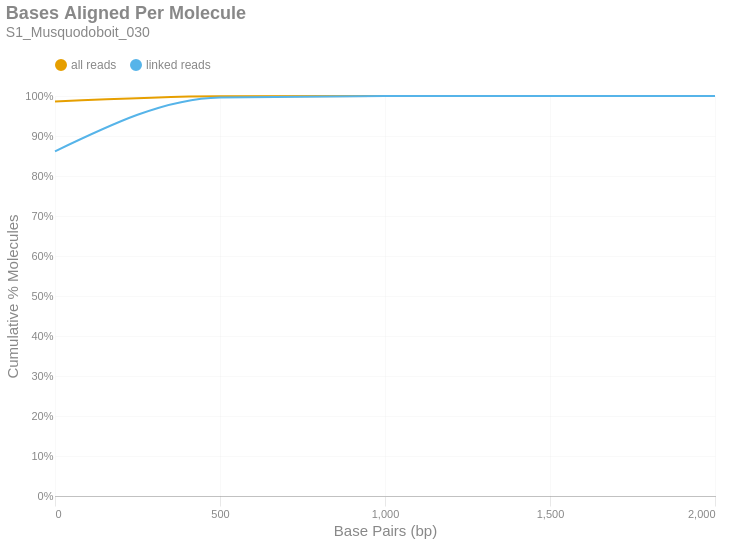

Notebook code for this chart:
### Markdown cell above
### Bases Aligned Per Molecule
This is a cumulative frequency distribution showing the number of base pairs aligned per unique molecule. These data are shown in 500 bp bins. There are two distributions: one with `all reads` (yellow) and another with only `linked reads` (blue). The percent of molecules in the `linked reads` distribution is relative to the total number of linked molecules.

### Code cell
if SKIPLR:
    print_html(f"Skipped")
else:
    binned_df = consolidated_hist(valids['aligned_bp'], mask, 500, True)
    with SafeRender(binned_df):
        (
            density_plot(binned_df, 'Bases Aligned Per Molecule', samplename, 'basesper')
            .encode(
                x=alt.X('bin:Q', title="Base Pairs (bp)").axis(tickMinStep=500).scale(padding=0),
                y=alt.Y('value:Q', title='Cumulative % Molecules')
                    .axis(format='%')
                    .scale(domain = [0,1])
                    .stack(False),
                color=alt.Color("key:N").scale(domain = ["all reads", "linked reads"]),
                tooltip = [
                    alt.Tooltip("key:N", title = "Data Type"),
                    alt.Tooltip("range_label:N", title="Bases Aligned Per Molecule"),
                    alt.Tooltip("value:Q", format = ".2%", title="% Molecules (Cum.)")
                ]
            )
        ).display()

### Figure 1 — Vega-Lite specification as saved in the notebook (floating-point values rounded to 4 significant figures)
{"width": "container", "height": 400, "config": {"title": {"anchor": "start", "dy": -15, "fontSize": 18, "color": "#888888", "subtitleColor": "#888888", "subtitleFontSize": 14}, "arc": {"fill": "#0072B2"}, "axis": {"domainColor": "#888888", "domainWidth": 0.5, "gridWidth": 0.2, "grid": false, "titleFontWeight": 400, "titleFontSize": 15, "labelFontSize": 11, "labelColor": "#888888", "tickColor": "#888888", "tickWidth": 0.2, "titleColor": "#888888"}, "axisBand": {"grid": false}, "axisX": {"grid": true, "tickSize": 10, "domainCap": "round"}, "axisY": {"domain": false, "grid": true, "tickSize": 0, "domainCap": "round"}, "background": "transparent", "header": {"labelFontSize": 15, "labelColor": "#888888", "titleFontSize": 15, "titleFontWeight": 600, "titleColor": "#888888"}, "legend": {"labelFont": "sans-serif", "labelFontSize": 12, "labelColor": "#888888", "symbolSize": 100, "symbolType": "circle", "titleFontSize": 12, "titlePadding": 10, "titleColor": "#888888", "title": null, "orient": "top"}, "range": {"category": ["#E69F00", "#56B4E9", "#009E73", "#F0E442", "#0072B2", "#D55E00", "#CC79A7", "#000000"], "diverging": ["#cfe8f3", "#a2d4ec", "#73bfe2", "#46abdb", "#1696d2", "#12719e"]}, "area": {"fill": "#0072B2", "fillOpacity": 0.7, "line": true, "strokeOpacity": 0.7}, "line": {"color": "#0072B2", "stroke": "#0072B2", "strokeWidth": 2}, "trail": {"color": "#0072B2", "stroke": "#0072B2", "strokeWidth": 0, "size": 1}, "point": {"filled": true, "fillOpacity": 1.0, "size": 95}, "text": {"color": "#888888", "fontSize": 11, "align": "right", "fontWeight": 400, "size": 11}, "bar": {"fill": "#0072B2", "stroke": null}, "view": {"stroke": null, "continuousWidth": 660, "continuousHeight": 400}}, "data": {"name": "data-0204e75eca6feb9a7cb01ee03943c8cd"}, "mark": {"type": "line", "interpolate": "monotone", "point": {"opacity": 0, "size": 275}}, "encoding": {"color": {"field": "key", "scale": {"domain": ["all reads", "linked reads"]}, "type": "nominal"}, "tooltip": [{"field": "key", "title": "Data Type", "type": "nominal"}, {"field": "range_label", "title": "Bases Aligned Per Molecule", "type": "nominal"}, {"field": "value", "format": ".2%", "title": "% Molecules (Cum.)", "type": "quantitative"}], "x": {"axis": {"tickMinStep": 500}, "field": "bin", "scale": {"padding": 0}, "title": "Base Pairs (bp)", "type": "quantitative"}, "y": {"axis": {"format": "%"}, "field": "value", "scale": {"domain": [0, 1]}, "stack": false, "title": "Cumulative % Molecules", "type": "quantitative"}}, "params": [{"name": "param_c36ac31b6afebe62", "select": {"type": "point", "fields": ["key"]}, "bind": "legend"}], "title": {"text": "Bases Aligned Per Molecule", "subtitle": "S1_Musquodoboit_030"}, "transform": [{"fold": ["all reads (cumsum)", "linked reads (cumsum)"]}, {"calculate": "replace(datum.key, ' (cumsum)', '')", "as": "key"}, {"filter": {"param": "param_c36ac31b6afebe62"}}], "usermeta": {"embedOptions": {"downloadFileName": "S1_Musquodoboit_030.basesper"}}, "$schema": "https://vega.github.io/schema/vega-lite/v6.1.0.json", "datasets": {"data-0204e75eca6feb9a7cb01ee03943c8cd": [{"bin": "0.0", "interval": "0.0-500.0", "all reads": 0.9863, "linked reads": 0.8617, "all reads (cumsum)": 0.9863, "linked reads (cumsum)": 0.8617, "range_label": "0-499"}, {"bin": "500.0", "interval": "500.0-1000.0", "all reads": 0.0133, "linked reads": 0.1347, "all reads (cumsum)": 0.9996, "linked reads (cumsum)": 0.9964, "range_label": "500-999"}, {"bin": "1000.0", "interval": "1000.0-1500.0", "all reads": 0.0003942, "linked reads": 0.003449, "all reads (cumsum)": 1.0, "linked reads (cumsum)": 0.9999, "range_label": "1000-1499"}, {"bin": "1500.0", "interval": "1500.0-2000.0", "all reads": 1.35e-05, "linked reads": 0.0001075, "all reads (cumsum)": 1.0, "linked reads (cumsum)": 1.0, "range_label": "1500-1999"}, {"bin": "2000.0", "interval": "2000.0-2500.0", "all reads": 3.293e-07, "linked reads": 0.0, "all reads (cumsum)": 1.0, "linked reads (cumsum)": 1.0, "range_label": "2000-2499"}]}}
